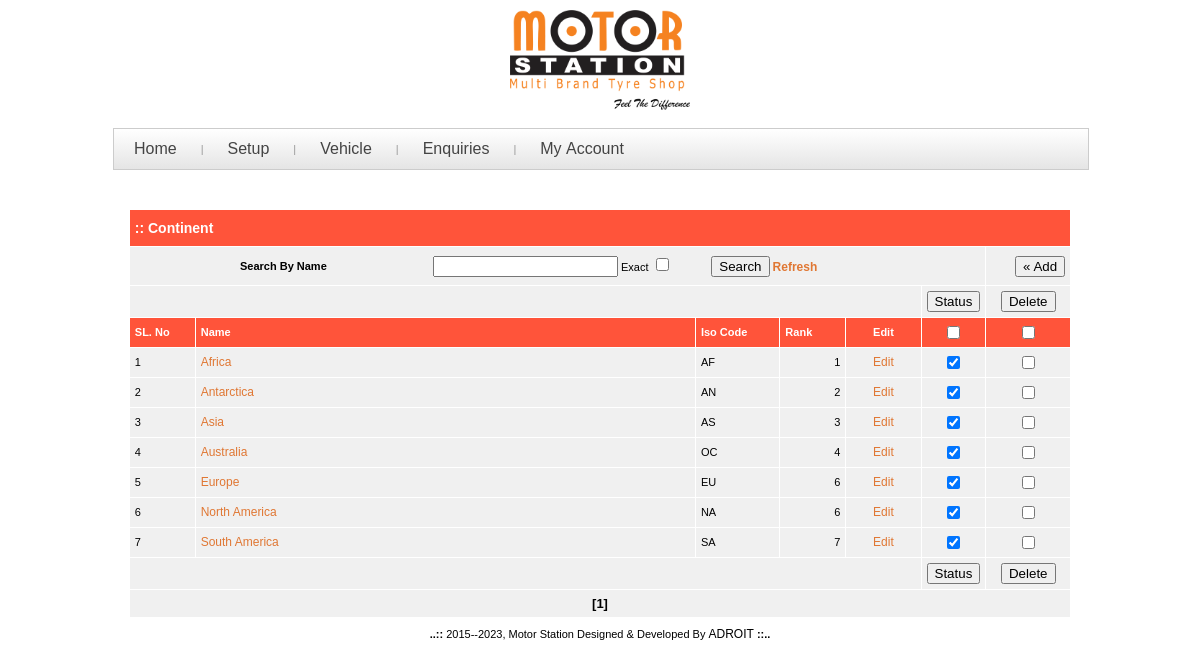
/admin/vw_all_continent.php (signed in), run on the app's committed database.
### tables this page shows
CREATE TABLE `cntnt_mst` (
  `cntntm_id` int(15) NOT NULL,
  `cntntm_name` varchar(250) NOT NULL,
  `cntntm_iso` varchar(250) DEFAULT NULL,
  `cntntm_prty` int(15) DEFAULT NULL,
  `cntntm_sts` char(1) DEFAULT NULL,
  `cntntm_crtdon` datetime DEFAULT NULL,
  `cntntm_crtdby` varchar(250) DEFAULT NULL,
  `cntntm_mdfdon` datetime DEFAULT NULL,
  `cntntm_mdfdby` varchar(250) DEFAULT NULL
);

### includes/inc_paging1.php (called while the page is built, shortened)
<?php
     $pgnum     = 1;
	 $cntstart  = 0;
	 $offset = ($pgnum - 1) * $rowsprpg;
?>

### admin/vw_all_continent.php (the view, shortened to what this page needs)
<?php
	include_once "../includes/inc_connection.php";
	include_once '../includes/inc_paging_functions.php';
	global $msg,$loc,$rowsprpg,$dispmsg,$disppg;
    $rowsprpg  = 20;
	include_once "../includes/inc_paging1.php";
?>
<!DOCTYPE HTML PUBLIC "-//W3C//DTD HTML 4.01 Transitional//EN"
"http://www.w3.org/TR/html4/loose.dtd">
<html>
<!DOCTYPE HTML PUBLIC "-//W3C//DTD HTML 4.01 Transitional//EN"
"http://www.w3.org/TR/html4/loose.dtd">
<html>
	<head>
		<link href="style_admin.css" rel="stylesheet" type="text/css">
		<link href="yav-style.css" type="text/css" rel="stylesheet">
</head>
<body>
<?php
	 include_once('../includes/inc_adm_header.php');
	 include_once('../includes/inc_adm_leftlinks.php');
?>
<table width="1000px" border="0" align="center" cellpadding="3" cellspacing="1">
  <tr valign="top">
	<td height="400px" valign="top">
	   <form method="post" action="<?php $_SERVER['SCRIPT_FILENAME'];?>" name="frmcntnt" id="frmcntnt">
		     <table  width="95%" border="0" align="center" cellpadding="5" cellspacing="1" bgcolor="#FFFFFF">
               <tr align="left" class='white'>
                  <td height="26" colspan="7" bgcolor="#FF543A">
				  <span class="heading"><strong> :: Continent </strong></span>&nbsp;&nbsp;&nbsp;</td>
                </tr>
			  <tr bgcolor="#f0f0f0">
			  	<td  colspan="6">
					<table width="100%">
						<tr>
							<td width="35%" align="center"><strong>Search By Name </strong></td>
						    <td width="33%">
							  <div id="div1" style="display:block">
							  <input type="text" name="txtsrchval" id="txtsrchval" value="<?php
							  if(isset($_POST['txtsrchval']) && (trim($_POST['txtsrchval'])!="")){
								echo $_POST['txtsrchval'];
							  }
							  elseif(isset($_REQUEST['val']) && (trim($_REQUEST['val'])!="")){
								 echo $_REQUEST['val'];
							  }
							?>">
							  Exact
							  <input type="checkbox" name="chkexact" value="1"<?php
								if(isset($_POST['chkexact']) && (trim($_POST['chkexact'])==1)){
									echo 'checked';
								}
								elseif(isset($_REQUEST['chk']) && (trim($_REQUEST['chk'])=='y')){
									echo 'checked';
								}
							  ?>>
						  </div>	 </td>
						  <td width="32%">
						    <input name="button" type="button" class="textfeild" onClick="validate()" value="Search">
			      		  <a href="vw_all_continent.php" class="leftlinks"><strong>Refresh</strong></a>						                           </td>
						</tr>
					</table>
				</td>
                <td width="9%" align="right">
					<input name="btn" type="button" class="textfeild" value="&laquo; Add" onClick="addnew()">
				</td>
              </tr>
			   <tr bgcolor="#f0f0f0">
                <td  colspan="5">&nbsp;</td>
                <td width="5%" align="center" valign="bottom" >
                  <input name="btnsts" id="btnsts" type="button"  value="Status" onClick="updatests('hdnchksts','frmcntnt','chksts')">
                </td>
                <td width="7%" align="center" valign="bottom">
                  <input name="btndel" id="btndel" type="button" value="Delete" onClick="deleteall('hdnchkval','frmcntnt','chkdlt');">
                </td>
                </tr>
			  <tr class="white">
                  <td width="7%" align="left" bgcolor="#FF543A"><strong>SL. No</strong></td>
                  <td width="54%" align="left" bgcolor="#FF543A"><strong>Name</strong></td>
				  <td width="9%" align="left" bgcolor="#FF543A"><strong>Iso Code</strong></td>
				  <td width="7%" align="left" bgcolor="#FF543A"><strong>Rank</strong></td>
				  <td width="8%" align="center" bgcolor="#FF543A"><strong>Edit</strong></td>
                  <td width="6%"  align="center" bgcolor="#FF543A"><input type="checkbox" name="Check_ctr"  id="Check_ctr" value="yes" onClick="Check(document.frmcntnt.chksts,'Check_ctr')"></td>
                  <td width="9%"  align="center" bgcolor="#FF543A"><input type="checkbox" name="Check_dctr"  id="Check_dctr" value="yes" onClick="Check(document.frmcntnt.chkdlt,'Check_dctr')"></td>
                </tr>
			  <?php
				$sqrycntnt_mst1="select
									cntntm_id,cntntm_name,cntntm_iso,cntntm_prty,
									cntntm_sts
				             	 from
							   		cntnt_mst";
				$sqrycntnt_mst=$sqrycntnt_mst1." order by cntntm_name asc limit $offset,$rowsprpg";
				$srscntnt_mst = mysqli_query($conn,$sqrycntnt_mst);
			  	$cnt = $offset;
				$serchres=mysqli_num_rows($srscntnt_mst);
				if($serchres=='0'){
			       echo $msg = "<tr  bgcolor='#f0f0f0'><td colspan='11' align='center'><font color=#FF6600>No Record Avaiable</font></td></tr>";
				}
				else{
					while($srowcntnt_mst=mysqli_fetch_assoc($srscntnt_mst)){
						$cnt+=1;
						$dbcntnt_id		=	$srowcntnt_mst['cntntm_id'];
						$dbcntnt_name		= 	$srowcntnt_mst['cntntm_name'];
						$dbcntnt_iso	    =	$srowcntnt_mst['cntntm_iso'];
						$dbprty_val		= 	$srowcntnt_mst['cntntm_prty'];
						$dbsts_val		= 	$srowcntnt_mst['cntntm_sts'];
			  	?>
					  <tr <?php if($cnt%2==0){echo "bgcolor='#f0f0f0'";}else{echo "bgcolor='#f0f0f0'";}?>>
						<td align="left"><?php echo $cnt;?></td>
						<td align="left">
						<a href="view_continent_dtl.php?vw=<?php echo $dbcntnt_id;?>&pg=<?php echo $pgnum;?>&countstart=<?php echo $cntstart.$loc;?>" class="leftlinks"><?php echo $dbcntnt_name;?></a>
						</td>
						<td align="left"><?php echo $dbcntnt_iso;?></td>
						<td align="right"><?php echo $dbprty_val;?></td>
						<td align="center">
							<a href="edit_continent.php?vw=<?php echo $dbcntnt_id;?>&pg=<?php echo $pgnum;?>&countstart=<?php echo $cntstart.$loc;?>" class="leftlinks">Edit</a></td>
						<td align="center">
                  <input type="checkbox" name="chksts"  id="chksts" value="<?php echo $dbcntnt_id;?>" <?php if($dbsts_val =='a') { echo "checked";}?> onClick="addchkval(<?php echo $dbcntnt_id;?>,'hdnchksts','frmcntnt','chksts');"></td>
                <td align="center">
                  <input type="checkbox" name="chkdlt"  id="chkdlt" value="<?php echo $dbcntnt_id;?>"></td>
					  </tr>
			  <?php
			  		}
			  	}
				?>
			 <tr bgcolor="#f0f0f0">
                <td  colspan="5">&nbsp;</td>
                <td width="5%" align="center" valign="bottom" >
                  <input name="btnsts" id="btnsts" type="button"  value="Status" onClick="updatests('hdnchksts','frmcntnt','chksts')">
                </td>
                <td width="7%" align="center" valign="bottom">
                  <input name="btndel" id="btndel" type="button" value="Delete" onClick="deleteall('hdnchkval','frmcntnt','chkdlt');">
                </td>
                </tr>
				<?php
				$disppg = funcDispPag('paging',$loc,$sqrycntnt_mst1,$rowsprpg,$cntstart, $pgnum, $conn);
				$colspanval = '7';
				if($disppg != ""){
					$disppg = "<br><tr><td colspan='$colspanval' align='center' bgcolor='#f0f0f0'>$disppg</td></tr>";
					echo $disppg;
				}
			   ?>
            </table>
			</form>
	</td>
  </tr>
</table>
<?php include_once('../includes/inc_adm_footer.php');?>
</body>
</html>

### admin/style_admin.css (style rules this page uses)
body { background:#fff; margin-left: 0px; margin-top: 0px; margin-right: 0px; margin-bottom: 0px; }
table { font-family: Verdana, Arial, Helvetica, sans-serif; font-size: 11px; color: #000; line-height: 17px; }
.leftlinks { font-family: Verdana, Arial, Helvetica, sans-serif; font-size: 12px; color: #E07733; font-weight:; text-decoration:none; }
.heading { font-family: Verdana, Arial, Helvetica, sans-serif; font-size: 14px; font-style: normal; line-height: 18px; font-weight: bold; }
.white { color:#fff !important }

### admin/yav-style.css (style rules this page uses)
A { COLOR: #004080; TEXT-DECORATION: none }

### admin/admin_menu.css (style rules this page uses)
body { background:url(../images/seamless_leaf_pattern_01.jpg) repeat scroll 0 0; margin-left: 0px; margin-top: 0px; margin-right: 0px; margin-bottom: 0px; }

### data on the page
cntnt_mst: cntntm_name "Africa", cntntm_iso "AF", cntntm_prty "1", cntntm_sts "☑"
cntnt_mst: cntntm_name "Antarctica", cntntm_iso "AN", cntntm_prty "2", cntntm_sts "☑"
cntnt_mst: cntntm_name "Asia", cntntm_iso "AS", cntntm_prty "3", cntntm_sts "☑"
cntnt_mst: cntntm_name "Australia", cntntm_iso "OC", cntntm_prty "4", cntntm_sts "☑"
cntnt_mst: cntntm_name "Europe", cntntm_iso "EU", cntntm_prty "6", cntntm_sts "☑"
cntnt_mst: cntntm_name "North America", cntntm_iso "NA", cntntm_prty "6", cntntm_sts "☑"
cntnt_mst: cntntm_name "South America", cntntm_iso "SA", cntntm_prty "7", cntntm_sts "☑"

### other printed values
$pgftr "2015--2023, Motor Station Designed & Developed By"
